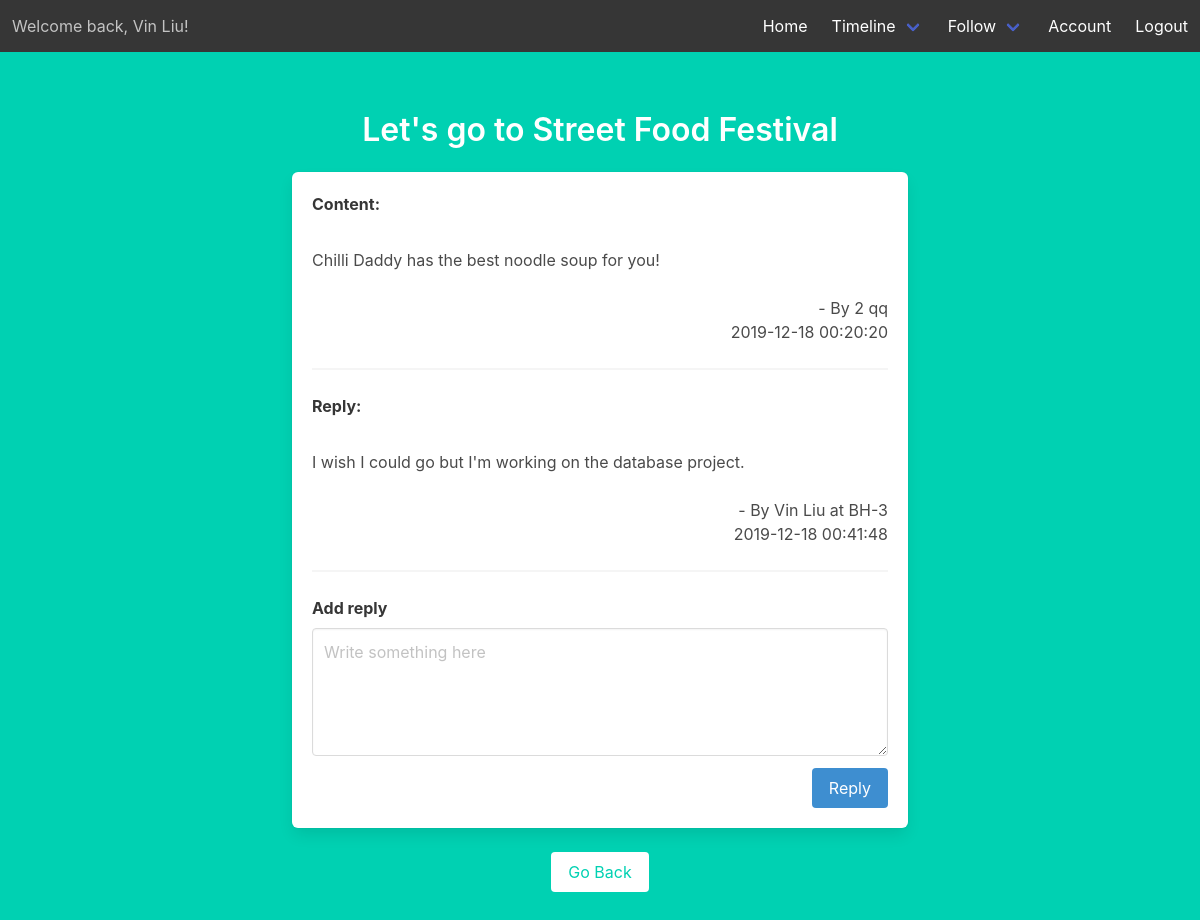
/post/1/ (signed in), run on the app's committed database.
### models.py (models this page shows)
class Users(UserMixin, db.Model):
    __tablename__ = 'Users'
    id = db.Column(db.Integer, primary_key=True)
    email = db.Column(db.String(45), unique=True, nullable=False)
    pword = db.Column(db.String(45), nullable=False)
    fname = db.Column(db.String(45), nullable=False)
    lname = db.Column(db.String(45), nullable=False)
    street_addr = db.Column(db.String(45), nullable=False)
    cid = db.Column(db.Integer, db.ForeignKey('City.id'), nullable=False)
    uprofile = db.Column(db.Text)
    photo = db.Column(db.Text)
    last_logout_timestamp = db.Column(db.DateTime, default=datetime.now().replace(microsecond=0))

class Message(db.Model):
    __tablename__ = 'Message'
    id = db.Column(db.Integer, primary_key=True)
    author = db.Column(db.Integer, db.ForeignKey('Users.id'), nullable=False)
    title = db.Column(db.Text, nullable=False)
    content = db.Column(db.Text, nullable=False)
    mtimestamp = db.Column(db.DateTime, default=datetime.now().replace(microsecond=0), nullable=False)
    visibility = db.Column(db.String(45), nullable=False)
    receiver = db.Column(db.Integer, db.ForeignKey('Users.id'), nullable=True)
    lat = db.Column(db.Float, nullable=False)
    lng = db.Column(db.Float, nullable=False)

class Reply(db.Model):
    __tablename__ = 'Reply'
    id = db.Column(db.Integer, primary_key=True)
    mid = db.Column(db.Integer, db.ForeignKey('Message.id'), nullable=False)
    author = db.Column(db.Integer, db.ForeignKey('Users.id'), nullable=False)
    content = db.Column(db.Text, nullable=False)
    rtimestamp = db.Column(db.DateTime, default=datetime.now().replace(microsecond=0), nullable=False)

class Blocks(db.Model):
    __tablename__ = 'Blocks'
    id = db.Column(db.Integer, primary_key=True)
    bname = db.Column(db.String(45), nullable=False)
    sw_lat = db.Column(db.Float, nullable=False)
    sw_lat = db.Column(db.Float, nullable=False)
    sw_lat = db.Column(db.Float, nullable=False)
    sw_lat = db.Column(db.Float, nullable=False)
    bpopulation = db.Column(db.Integer, nullable=False)

### timeline.py (the view)
@timeline.route('/post/<int:post_id>/', methods=['GET'])
@login_required
def display_message(post_id):
    if not Thread.query.filter_by(uid=current_user.id, mid=post_id).first():
        flash('You have no privilege to read this post')
        return redirect(url_for('timeline.load_thread'))
    if Membership.query.filter_by(uid=Users.query.filter_by(id=Message.query.filter_by(id=post_id).first().author).first().id).first() != None:
        message_info = {
            'message': Message.query.filter_by(id=post_id).first(),
            'author': Users.query.filter_by(id=Message.query.filter_by(id=post_id).first().author).first(),
            'block': Blocks.query.filter_by(id=(Membership.query.filter_by(uid=Users.query.filter_by(id=Message.query.filter_by(id=post_id).first().author).first().id).first().bid)).first()
        }
    else :
        message_info = {
            'message': Message.query.filter_by(id=post_id).first(),
            'author': Users.query.filter_by(id=Message.query.filter_by(id=post_id).first().author).first(),
            'block': None
        }
    print('---------message---------')
    print(message_info)
    reply_list = Reply.query.filter_by(mid=post_id).all()
    reply_info_list = []
    if reply_list:
        for i in reply_list:
            reply_info = {
                'reply': i,
                'author': Users.query.filter_by(id=i.author).first(),
                'block': Blocks.query.filter_by(id=(Membership.query.filter_by(uid=i.author).first().bid)).first()
            }
            reply_info_list.append(reply_info)
    print('---------reply---------')
    print(reply_list)
    Thread.query.filter_by(uid=current_user.id,
                           mid=post_id).first().tstatus = 'read'
    db.session.commit()
    return render_template('post.html', message_info=message_info, reply_info_list=reply_info_list)

### templates/post.html (shortened to what this page needs)
{% extends "base.html" %}
{% block content %}
<div class="column is-8 is-offset-2">
    <h3 class="title">{{ message_info.message.title }}</h3>
    <div class="box">
        <p class="has-text-left">
            <label class="label">Content:</label>
            <br>
            {{ message_info.message.content }}</p>
        <br>
        {% if message_info.block != None %}
        <p class="has-text-right">- By {{ message_info.author.fname }} {{ message_info.author.lname }} at
            {{ message_info.block.bname }}</p>
        {% else %}
        <p class="has-text-right">- By {{ message_info.author.fname }} {{ message_info.author.lname }}</p>
        {% endif %}
        <p class="has-text-right">{{ message_info.message.mtimestamp }}</p>
        {% if reply_list != None %}
        <hr class="is-divider">
        {% for i in reply_info_list %}
        <p class="has-text-left">
            <label class="label">Reply:</label>
            <br>
            {{ i.reply.content }}</p>
        <br>
        {% if i.block != None %}
        <p class="has-text-right">- By {{ i.author.fname }} {{ i.author.lname }} at {{ i.block.bname }}</p>
        {% else %}
        <p class="has-text-right">- By {{ i.author.fname }} {{ i.author.lname }}</p>
        {% endif %}
        <p class="has-text-right">{{ i.reply.rtimestamp }}</p>
        <hr>
        {% endfor %}
        {% endif %}
        <form method="POST" action="{{ url_for('timeline.new_reply_post', post_id=message_info.message.id) }}">
            <div class="field">
                <label class="label has-text-left">Add reply</label>
                <textarea class="textarea" name="content" placeholder="Write something here"></textarea>
            </div>
            <p class="control has-text-right">
                <button class="button is-info">Reply</button>
            </p>
        </form>
    </div>
    <button class="button is-primary is-inverted" onclick="goBack()">Go Back</button>
</div>
{% endblock %}

### templates/base.html (shortened to what this page needs)
<!DOCTYPE html>
<html>
<head>
    <link rel="stylesheet" href="https://cdnjs.cloudflare.com/ajax/libs/bulma/0.7.2/css/bulma.min.css" />
</head>
<body>
    <section class="hero is-primary is-fullheight">
        <div class="hero-head">
            <nav class="navbar has-background-dark" role="navigation" aria-label="main navigation">
                {% if current_user.is_authenticated %}
                <div class="navbar-start">
                    <p class="navbar-item">
                        Welcome back, {{ current_user.fname }} {{ current_user.lname }}!
                    </p>
                </div>
                {% endif %}
                <div id="navbarMenuHeroA" class="navbar-menu ">
                    <div class="navbar-end">
                        <a href="{{ url_for('main.index') }}" class="navbar-item">
                            Home
                        </a>
                        {% if current_user.is_authenticated %}
                        <div class="navbar-item has-dropdown is-hoverable has-text-white has-background-dark">
                            <a class="navbar-link has-background-dark">
                                Timeline
                            </a>
                        </div>
                        {% endif %}
                        {% if current_user.is_authenticated %}
                        <div class="navbar-item has-dropdown is-hoverable has-text-white has-background-dark">
                            <a class="navbar-link has-background-dark">
                                Follow
                            </a>
                        </div>
                        {% endif %}
                        {% if current_user.is_authenticated %}
                        <a href="{{ url_for('acc.account') }}" class="navbar-item">
                            Account
                        </a>
                        {% endif %}
                        {% if current_user.is_authenticated %}
                        <a href="{{ url_for('auth.logout') }}" class="navbar-item">
                            Logout
                        </a>
                        {% endif %}
                    </div>
                </div>
            </nav>
        </div>
        <div class="hero-body">
            <div class="container has-text-centered">
                {% block content %}
                {% endblock %}
            </div>
        </div>
    </section>
</body>
</html>

### data on the page
Users: fname "Vin", lname "Liu", author.fname "Vin", author.lname "Liu"
Message: message "Let's go to Street Food Festival", message.content "Chilli Daddy has the best noodle soup for you!", message.mtimestamp "2019-12-18 00:20:20"
Users: author.fname "2", author.lname "qq"
Reply: reply.content "I wish I could go but I'm working on the database project.", reply.rtimestamp "2019-12-18 00:41:48"
Blocks: block.bname "BH-3"
